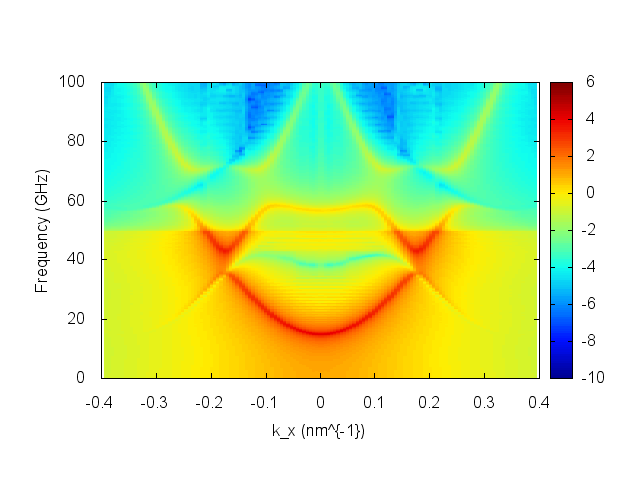

Recreate this plot in Python.
import os
import subprocess
import numpy as np
import dolfin as df

from finmag import Simulation as Sim
from finmag.energies import Exchange
from finmag.energies import Demag
from finmag.energies import TimeZeeman

from finmag.util.meshes import from_geofile
            

def relax_system(geo_file):
    mesh = from_geofile(geo_file)
    sim = Sim(mesh, 8.6e5, unit_length=1e-9)
    sim.alpha = 0.5
    sim.set_m((1, 0, 0))

    exchange = Exchange(13.0e-12)
    sim.add(exchange)
    
    demag = Demag(solver="FK")
    sim.add(demag)
    
    sim.relax()
    np.save('relaxed', sim.llg._m.vector().array())  
    
    
def excite_system(geo_file):
    mesh = from_geofile(geo_file)
    sim = Sim(mesh, 8.6e5, unit_length=1e-9)
    sim.alpha = 0.01
    init_m=np.load('relaxed.npy')
    sim.set_m(init_m)

    exchange = Exchange(13.0e-12)
    sim.add(exchange)
    
    demag = Demag(solver="FK")
    sim.add(demag)
    
    llg=sim.llg
    
    mult = df.Function(llg.S1)
    mult.assign(df.Expression("(x[0]>x_limit||x[0]<-x_limit) ? 100.0 : 1.0", x_limit=530))
    sim.spatial_alpha(0.01,mult)
    
    GHz=1e9
    omega= 50*2*np.pi*GHz
    
    field_expr="".join(["(x[0]==0) ?",
              "(t==0?H0",
              ":H0*sin(omega*t)/(omega*t))",
              ":(t==0?H0*sin(kc*x[0])/(kc*x[0])",
              ":H0*sin(kc*x[0])/(kc*x[0])*sin(omega*t)/(omega*t))"])
    
    H = df.Expression(("0.0", field_expr,"0.0"), H0=1e5,kc=1.0,omega=omega, t=0.0)
     
    H_app = TimeZeeman(H)
    H_app.setup(llg.S3, llg._m, Ms=8.6e5)
    
    t0=50e-12
    def update_H_ext(t):
        H_app.update(t-t0)
         
    llg.effective_field.add(H_app, with_time_update=update_H_ext)
    
    xs=np.linspace(-540+1e-8, 540-1e-8, 541)
    times = np.linspace(0, 2e-9, 2001)
    data=[]
    for t in times:
        sim.run_until(t)
        my=np.array([llg._m(x,0,0)[1] for x in xs])
        data.append(my)
        print 'run time  t=%g'%t
    
    np.save('data', np.array(data))


def compute_dispersion(dx,dt,file_name):
    
    data=np.load('data.npy')

    res=np.fft.fft2(data)
    res=np.fft.fftshift(res)
    res=np.abs(res)
    res=np.power(res,2)
    res=np.log10(res)
    m,n=res.shape
    print m,n
    
    freq=np.fft.fftfreq(m,d=dt)
    kx=np.fft.fftfreq(n,d=dx/(2.0*np.pi))
    freq=np.fft.fftshift(freq)
    kx=np.fft.fftshift(kx)

    f=open(file_name,"w")
    f.write('# kx (nm^-1)        frequency (GHz)        FFT_Power (arb. unit)\n')
    
    for j in range(n):
        for i in range(m):
            f.write("%15g      %15g      %15g\n" % (kx[n-j-1], freq[i], res[i][j]))
        f.write('\n')
    f.close()




if __name__ == '__main__':
    if not os.path.exists('relaxed.npy'):
        relax_system('width-modulated_bar.geo')
    
    if not os.path.exists('data.npy'):
        excite_system('width-modulated_bar.geo')
    
    if not os.path.exists('dispersion.dat'):
        compute_dispersion(2,1e-3,"dispersion.dat")
    
    if not os.path.exists('dispersion.png'):
        cmd=('gnuplot','plot.gnu')
        subprocess.check_call(cmd)